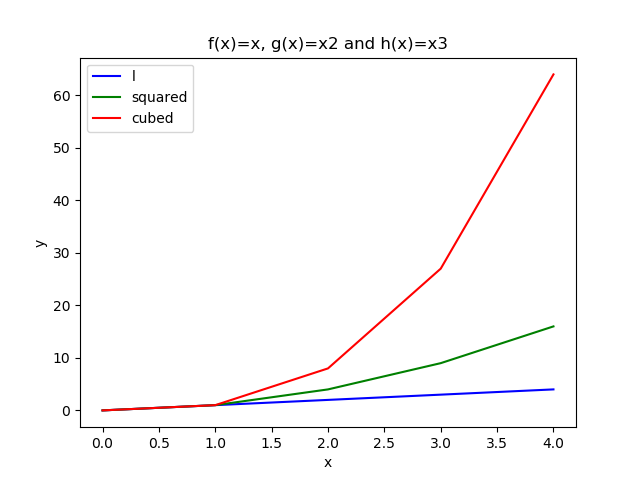

This chart was generated by the following Python code:
#Owen Coleman
#Weekly Task 8
#Write a program that displays a plot of the functions f(x)=x, g(x)=x2 and h(x)=x3 in the range [0, 4] on the one set of axes.

#Imports the numpy and matplotlib libraries.
import numpy as np
import matplotlib.pyplot as plt

#the variable l is assigned generated, evenly spaced values in the range of 0 to 5, exluding 5. The values in this range increment in steps of 1. y1 and y2 sqaure and cube these values repectively.
l = np.arange(0.0, 5.0, 1.0)
y1 = l**2 #squared
y2 = l**3 #cubed

#using matplotlib.pyplot(plt).plot the values generated above are plotted against l, on a single graph.
plt.plot(l,l, 'b', label="l")
plt.plot(l, y1, 'g', label="squared")
plt.plot(l, y2, 'r', label="cubed")

#The following generates a legend, including labels for the x and y axis aswell as a title.
plt.legend()
plt.title("f(x)=x, g(x)=x2 and h(x)=x3")
plt.xlabel("x")
plt.ylabel("y")

#finally the figure is saved as the png file "plot.png". plt.clf() clears the current figure.
plt.savefig("plot.png")
plt.clf()